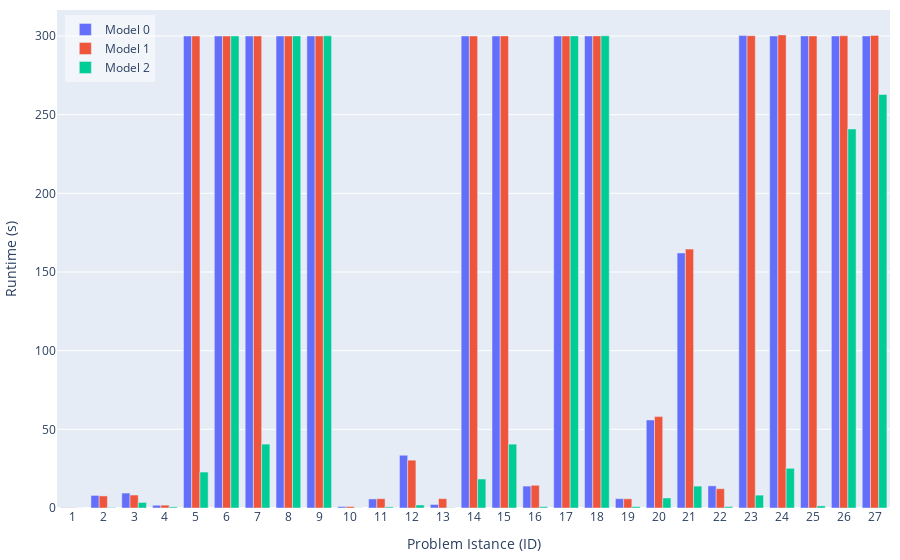

Write notebook code for a chart like this one.
### Code cell
import plotly.graph_objects as go

# Create bar plot with visible zeros
hovertemplate_text='Model: %{customdata[0]}<br>ID: %{x}<br>Gap: %{text}%<br>Nodes: %{customdata[1]}<br>Runtime: %{customdata[2]} s<extra></extra>'
fig = go.Figure(data=[
    go.Bar(
        name='Model 0', 
        x=df0['ID'], 
        y=df0['runtime'],
        text=df0['gap'].apply(lambda x: f'{x:.2f}'),  # Format text to 2 decimal places
        # Create a 2D array with multiple columns
        customdata=np.dstack((df0['model'], df0['nodes'], df0['runtime'].apply(lambda x: f'{x:.2f}')))[0],
        textposition='none',
        hovertemplate=hovertemplate_text
    ),
    go.Bar(
        name='Model 1', 
        x=df1['ID'], 
        y=df1['runtime'],
        text=df1['gap'].apply(lambda x: f'{x:.2f}'),
        customdata=np.dstack((df1['model'], df1['nodes'], df1['runtime'].apply(lambda x: f'{x:.2f}')))[0],
        textposition='none',
        hovertemplate=hovertemplate_text
    ),
    go.Bar(
        name='Model 2', 
        x=df2['ID'], 
        y=df2['runtime'],
        text=df2['gap'].apply(lambda x: f'{x:.2f}'),
        customdata=np.dstack((df2['model'], df2['nodes'], df2['runtime'].apply(lambda x: f'{x:.2f}')))[0],
        textposition='none',
        hovertemplate=hovertemplate_text
    ),
])

# Add a subtle visual indication for zero values
fig.update_layout(
    autosize=True,   # let the container size drive the plot
    margin=dict(l=10, r=10, t=10, b=10),    # width=1000,
    # width=1000,
    # height=600,
    barmode='group',
    yaxis = dict(
        title = 'Runtime (s)',
    ),
    xaxis = dict(
        title = 'Problem Istance (ID)',
        tickmode = 'array',
        tickvals = list(range(0, 28)),
        ticktext = list(range(0, 28)),
    ),
    legend=dict(
        x=0.01,
        y=0.99,
        xanchor='left',
        yanchor='top',
        bgcolor='rgba(255, 255, 255, 0.5)'
    )
)

fig.show()

# # Save as HTML
div_schedule = plot(
    fig, include_plotlyjs=True, config={"responsive": True}, output_type="div"
)
# write div snippet to file
with open('../docs/images/results-runtime.html', 'w') as f:
    f.write(div_schedule)

### Figure 1 — Plotly figure (JSON) as saved in the notebook; plotly's stock layout.template omitted (floating-point values rounded to 4 significant figures)
{"data": [{"customdata": [[0, 3, "0.18"], [0, 529, "8.00"], [0, 116, "9.50"], [0, 680, "1.75"], [0, 12818, "300.00"], [0, 858, "300.01"], [0, 72826, "300.00"], [0, 1059, "300.01"], [0, 685, "300.01"], [0, 36, "0.93"], [0, 3, "5.76"], [0, 98, "33.53"], [0, 96, "2.26"], [0, 4081, "300.03"], [0, 1077, "300.02"], [0, 1231, "13.93"], [0, 848, "300.01"], [0, 402, "300.03"], [0, 3, "5.93"], [0, 3, "55.97"], [0, 3, "162.09"], [0, 90, "14.08"], [0, 243, "300.29"], [0, 1, "300.03"], [0, 14439, "300.04"], [0, 1, "300.01"], [0, 1, "300.03"]], "hovertemplate": "Model: %{customdata[0]}<br>ID: %{x}<br>Gap: %{text}%<br>Nodes: %{customdata[1]}<br>Runtime: %{customdata[2]} s<extra></extra>", "name": "Model 0", "text": ["0.00", "0.00", "0.00", "0.00", "inf", "inf", "229.07", "inf", "inf", "0.00", "0.00", "0.00", "0.00", "9.30", "inf", "0.00", "inf", "inf", "0.00", "0.00", "0.00", "0.00", "0.58", "inf", "0.14", "inf", "inf"], "textposition": "none", "type": "bar", "x": [1, 2, 3, 4, 5, 6, 7, 8, 9, 10, 11, 12, 13, 14, 15, 16, 17, 18, 19, 20, 21, 22, 23, 24, 25, 26, 27], "y": [0.1769, 8.004, 9.496, 1.747, 300.0, 300.0, 300.0, 300.0, 300.0, 0.929, 5.759, 33.53, 2.256, 300.0, 300.0, 13.93, 300.0, 300.0, 5.932, 55.97, 162.1, 14.08, 300.3, 300.0, 300.0, 300.0, 300.0]}, {"customdata": [[1, 3, "0.17"], [1, 697, "7.69"], [1, 84, "8.24"], [1, 711, "1.82"], [1, 14789, "300.00"], [1, 973, "300.01"], [1, 77956, "300.00"], [1, 1004, "300.00"], [1, 627, "300.01"], [1, 43, "0.95"], [1, 3, "5.92"], [1, 66, "30.39"], [1, 439, "5.92"], [1, 4452, "300.04"], [1, 1228, "300.07"], [1, 1193, "14.44"], [1, 788, "300.02"], [1, 306, "300.07"], [1, 3, "5.84"], [1, 3, "58.08"], [1, 3, "164.54"], [1, 50, "12.25"], [1, 302, "300.24"], [1, 1, "300.70"], [1, 17182, "300.04"], [1, 1, "300.16"], [1, 1, "300.37"]], "hovertemplate": "Model: %{customdata[0]}<br>ID: %{x}<br>Gap: %{text}%<br>Nodes: %{customdata[1]}<br>Runtime: %{customdata[2]} s<extra></extra>", "name": "Model 1", "text": ["0.00", "0.00", "0.00", "0.00", "47.99", "88.63", "223.74", "103.27", "117.66", "0.00", "0.00", "0.00", "0.00", "9.71", "22.45", "0.00", "77.16", "97.07", "0.00", "0.00", "0.00", "0.00", "0.55", "23487.83", "0.86", "13290.34", "12452.75"], "textposition": "none", "type": "bar", "x": [1, 2, 3, 4, 5, 6, 7, 8, 9, 10, 11, 12, 13, 14, 15, 16, 17, 18, 19, 20, 21, 22, 23, 24, 25, 26, 27], "y": [0.1671, 7.686, 8.243, 1.819, 300.0, 300.0, 300.0, 300.0, 300.0, 0.9535, 5.923, 30.39, 5.922, 300.0, 300.1, 14.44, 300.0, 300.1, 5.844, 58.08, 164.5, 12.25, 300.2, 300.7, 300.0, 300.2, 300.4]}, {"customdata": [[2, 1, "0.03"], [2, 1, "0.32"], [2, 57, "3.51"], [2, 312, "0.72"], [2, 552, "22.85"], [2, 16, "300.06"], [2, 8033, "40.61"], [2, 389, "300.05"], [2, 1, "300.10"], [2, 1, "0.09"], [2, 1, "0.70"], [2, 1, "1.93"], [2, 1, "0.18"], [2, 1767, "18.42"], [2, 1, "40.59"], [2, 1, "0.85"], [2, 684, "300.06"], [2, 1, "300.12"], [2, 1, "0.86"], [2, 1, "6.36"], [2, 1, "13.91"], [2, 1, "0.90"], [2, 1, "8.17"], [2, 1, "25.21"], [2, 1, "1.34"], [2, 3013, "240.94"], [2, 828, "262.88"]], "hovertemplate": "Model: %{customdata[0]}<br>ID: %{x}<br>Gap: %{text}%<br>Nodes: %{customdata[1]}<br>Runtime: %{customdata[2]} s<extra></extra>", "name": "Model 2", "text": ["0.00", "0.00", "0.00", "0.00", "0.00", "5.45", "0.00", "3.21", "96.72", "0.00", "0.00", "0.00", "0.00", "0.00", "0.00", "0.01", "0.57", "2.66", "0.00", "0.00", "0.00", "0.00", "0.00", "0.01", "0.01", "0.01", "0.01"], "textposition": "none", "type": "bar", "x": [1, 2, 3, 4, 5, 6, 7, 8, 9, 10, 11, 12, 13, 14, 15, 16, 17, 18, 19, 20, 21, 22, 23, 24, 25, 26, 27], "y": [0.03356, 0.3249, 3.507, 0.7173, 22.85, 300.1, 40.61, 300.0, 300.1, 0.08751, 0.6983, 1.926, 0.1751, 18.42, 40.59, 0.8486, 300.1, 300.1, 0.8571, 6.363, 13.91, 0.8969, 8.174, 25.21, 1.343, 240.9, 262.9]}], "layout": {"autosize": true, "barmode": "group", "legend": {"bgcolor": "rgba(255, 255, 255, 0.5)", "x": 0.01, "xanchor": "left", "y": 0.99, "yanchor": "top"}, "margin": {"b": 10, "l": 10, "r": 10, "t": 10}, "xaxis": {"tickmode": "array", "ticktext": [0, 1, 2, 3, 4, 5, 6, 7, 8, 9, 10, 11, 12, 13, 14, 15, 16, 17, 18, 19, 20, 21, 22, 23, 24, 25, 26, 27], "tickvals": [0, 1, 2, 3, 4, 5, 6, 7, 8, 9, 10, 11, 12, 13, 14, 15, 16, 17, 18, 19, 20, 21, 22, 23, 24, 25, 26, 27], "title": {"text": "Problem Istance (ID)"}}, "yaxis": {"title": {"text": "Runtime (s)"}}}}
